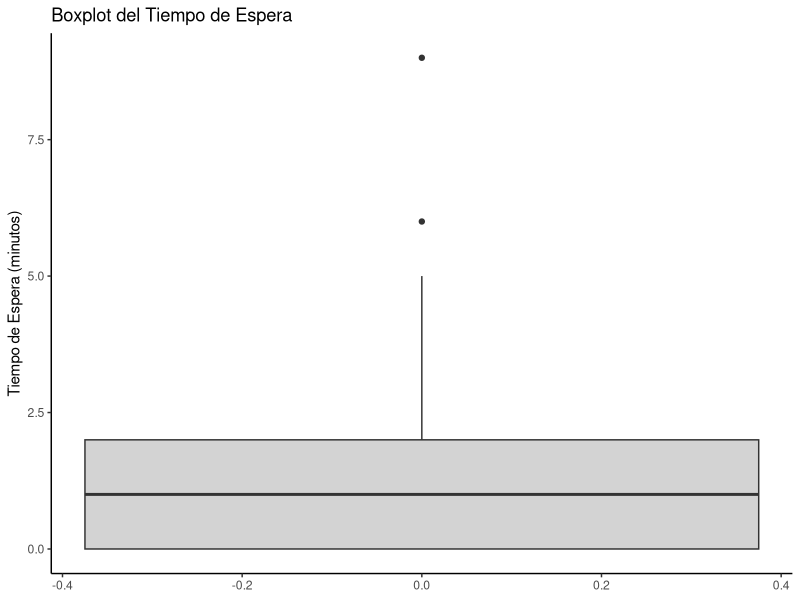
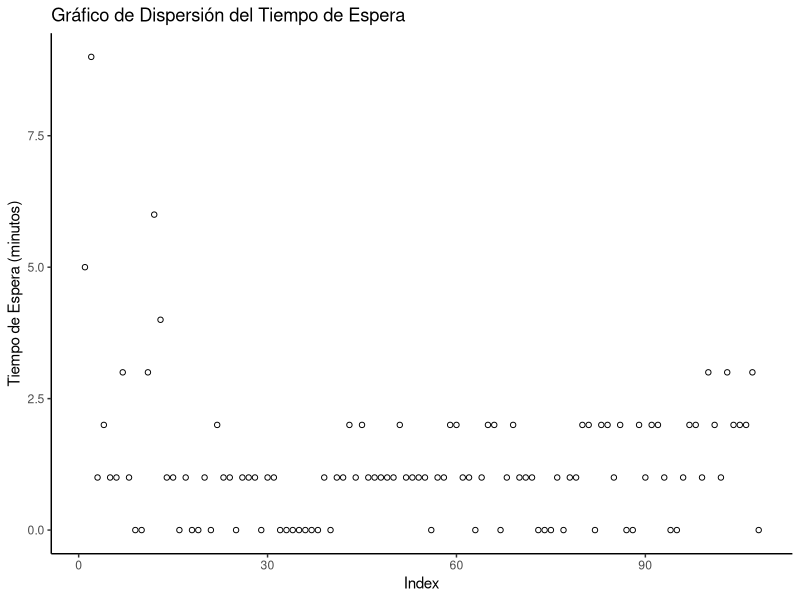
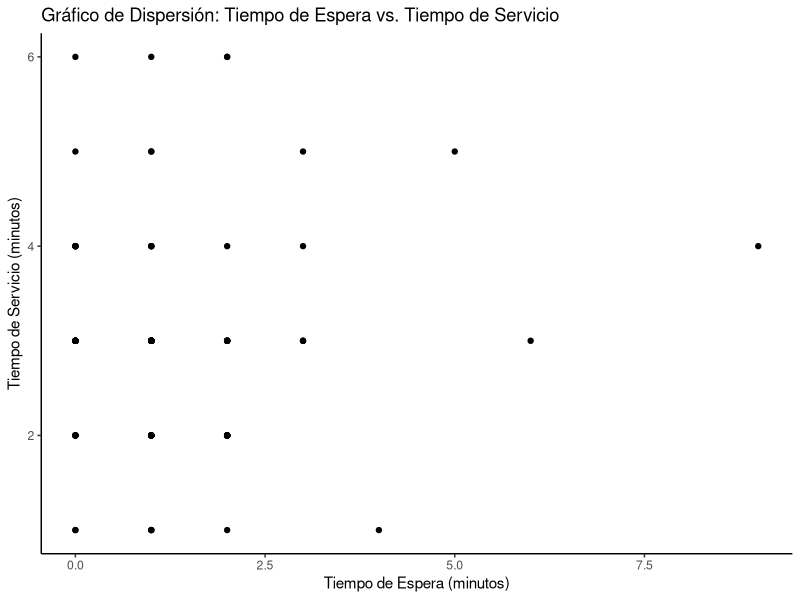
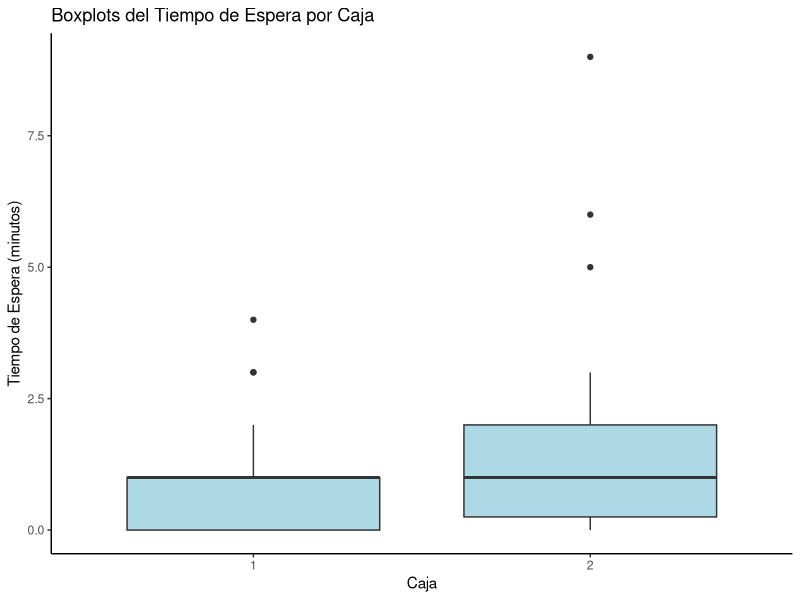
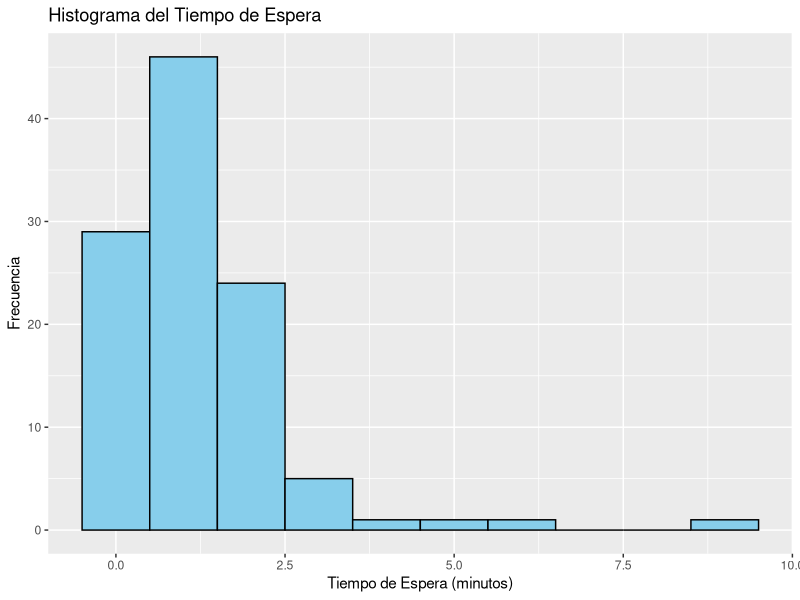
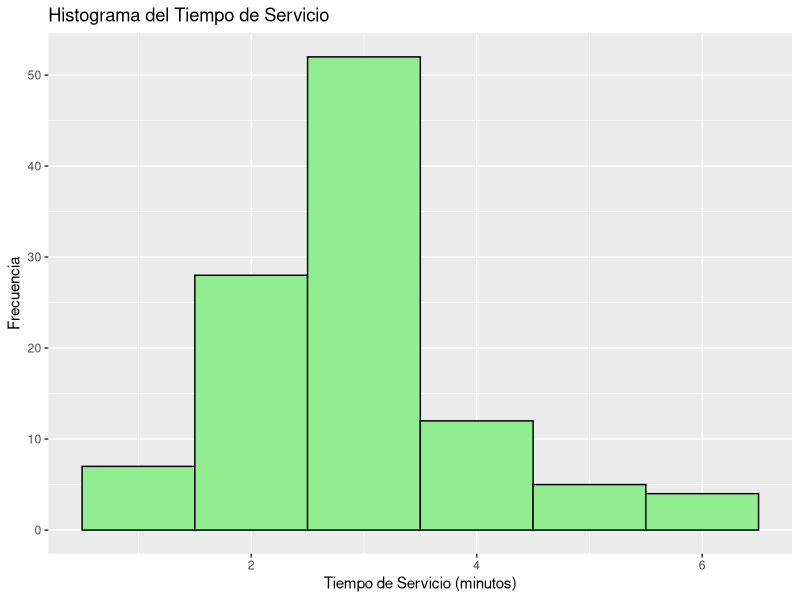
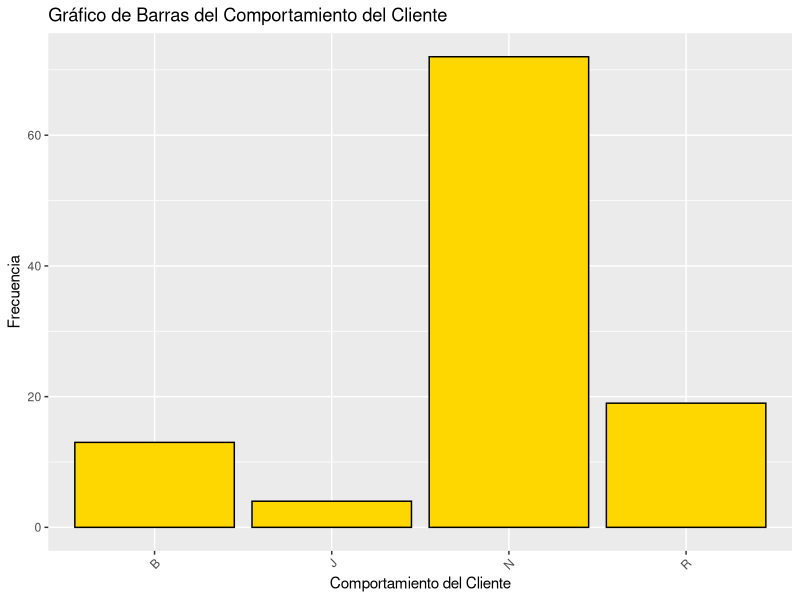

Recreate these plots in R, in order.
## ---- chunk 1
if (!require("tidyverse")) install.packages("tidyverse")
if (!require("lubridate")) install.packages("lubridate")
if(!require("ggplot2")) install.packages("ggplot2")

# Carga los paquetes
library(tidyverse)
library(lubridate)
library(ggplot2)

# Lee el archivo "data.csv"
df <- read_delim("data.csv")

df <- df %>%
 rename(`Tiempo de espera`=`Tiempo en cola (minutos)`)
# Convierte las columnas al tipo de dato datetime (asumiendo formato HH:MM:SS)
df <- df %>%
  mutate(
    `Hora de llegada` = hms(`Hora de llegada`),
    `Tiempo entre llegada` = hms(`Tiempo entre llegada`),
    `Hora de inicio de servicio` = hms(`Hora de inicio de servicio`),
    `Hora de salida` = hms(`Hora de salida`)
  )

# Calcula el tiempo de servicio en minutos
df <- df %>%
  mutate(`Tiempo de servicio` = as.numeric(`Hora de salida` - `Hora de inicio de servicio`) / 60)

# Calcula las estadísticas descriptivas
descriptive_stats <- df %>%
  summarise(
    across(
      c(`Tiempo de espera`, `Tiempo de servicio`),
      list(
        media = mean,
        desviacion_estandar = sd,
        minimo = min,
        q25 = ~ quantile(.x, 0.25),
        mediana = median,
        q75 = ~ quantile(.x, 0.75),
        maximo = max
      )
    )
  )

# Muestra las estadísticas descriptivas
print(descriptive_stats)

# Histogramas con títulos y etiquetas
histograma_tiempo_espera <- ggplot(df, aes(x = `Tiempo de espera`)) +
  geom_histogram(binwidth = 1, fill = "skyblue", color = "black") +
  labs(title = "Histograma del Tiempo de Espera", x = "Tiempo de Espera (minutos)", y = "Frecuencia")

histograma_tiempo_servicio <- ggplot(df, aes(x = `Tiempo de servicio`)) +
  geom_histogram(binwidth = 1, fill = "lightgreen", color = "black") +
  labs(title = "Histograma del Tiempo de Servicio", x = "Tiempo de Servicio (minutos)", y = "Frecuencia")

# Gráfico de barras para el comportamiento del cliente con título y etiquetas
grafico_barras_comportamiento <- ggplot(df, aes(x = `Comportamiento del cliente (Rening, Jockeying, Balking, Normal )`)) +
  geom_bar(fill = "gold", color = "black") +
  labs(title = "Gráfico de Barras del Comportamiento del Cliente", 
       x = "Comportamiento del Cliente", 
       y = "Frecuencia") +
  theme(axis.text.x = element_text(angle = 45, hjust = 1))

# Boxplot con título y etiquetas
ggplot(df, aes(y = `Tiempo de espera`)) + 
  geom_boxplot(fill = "lightgray") +
  labs(title = "Boxplot del Tiempo de Espera", y = "Tiempo de Espera (minutos)") +
  theme_classic()

# Gráfico de dispersión con título y etiquetas (corregido)
ggplot(df, aes(x = 1:nrow(df), y = `Tiempo de espera`)) + 
  geom_point(shape = 1) +  
  labs(title = "Gráfico de Dispersión del Tiempo de Espera", 
       x = "Index", 
       y = "Tiempo de Espera (minutos)") +
  theme_classic()

# Gráfico de dispersión Tiempo de espera vs Tiempo de servicio
ggplot(df, aes(x = `Tiempo de espera`, y = `Tiempo de servicio`)) +
  geom_point() +
  labs(title = "Gráfico de Dispersión: Tiempo de Espera vs. Tiempo de Servicio",
       x = "Tiempo de Espera (minutos)",
       y = "Tiempo de Servicio (minutos)") +
  theme_classic()

# Boxplots del Tiempo de espera por Caja
ggplot(df, aes(x = factor(`Caja`), y = `Tiempo de espera`)) +
  geom_boxplot(fill = "lightblue") +
  labs(title = "Boxplots del Tiempo de Espera por Caja", 
       x = "Caja", 
       y = "Tiempo de Espera (minutos)") +
  theme_classic()


# Guarda las gráficas (opcional)
ggsave("histograma_tiempo_espera.png", histograma_tiempo_espera)
ggsave("histograma_tiempo_servicio.png", histograma_tiempo_servicio)
ggsave("grafico_barras_comportamiento.png", grafico_barras_comportamiento)

# Calcular el tiempo entre llegadas en minutos
df <- df %>%
  mutate(`Tiempo entre llegada (minutos)` = as.numeric(`Tiempo entre llegada`) / 60)

# Calcular el tiempo de servicio en minutos
df <- df %>%
  mutate(`Tiempo de servicio (minutos)` = as.numeric(`Hora de salida` - `Hora de inicio de servicio`) / 60)

#1. Parámetros del modelo:
# Calcular la tasa de llegada (λ) por minuto
lambda <- 1 / mean(df$`Tiempo entre llegada (minutos)`)
# Calcular la tasa de servicio por cajero (μ) por minuto
mu <- 1 / mean(df$`Tiempo de servicio (minutos)`)

#2. P-valores:
# Tiempo promedio de espera:

rho <- lambda / (2 * mu)
tiempo_espera_teorico <- (rho^2 / (1 - rho)) * (1/mu) 

t.test(df$`Tiempo de espera`, mu = tiempo_espera_teorico)

#Longitud promedio de la cola:
longitud_cola_teorica <- 2 * rho^3 / (1 - rho)^2

t.test(df$`Número de clientes en cola al llegar`, mu = longitud_cola_teorica)

#Utilización de los cajeros:
rho <- lambda / (2 * mu)

#Probabilidad de espera:
probabilidad_espera <- rho^2 / (1 + rho^2)

#Diferencia en el tiempo de espera entre cajas:
t.test(df$`Tiempo de espera`[df$Caja == 1], df$`Tiempo de espera`[df$Caja == 2])

# Convertir 'Hora de llegada' a minutos desde la medianoche
df <- df %>%
  mutate(`Hora de llegada (minutos)` = as.numeric(hour(`Hora de llegada`)) * 60 + as.numeric(minute(`Hora de llegada`))) 

# Ajustar el modelo de regresión con la nueva variable
modelo_regresion <- lm(`Número de clientes en cola al llegar` ~ `Hora de llegada (minutos)`, data = df)

# Mostrar el resumen del modelo
summary(modelo_regresion)

# Crear una nueva variable con intervalos de tiempo (cada hora)
df <- df %>%
  mutate(`Hora de llegada (intervalo)` = cut(hour(`Hora de llegada`), breaks = seq(6, 10, by = 1), include.lowest = TRUE))

# Ajustar el modelo de regresión con la nueva variable
modelo_regresion <- lm(`Número de clientes en cola al llegar` ~ `Hora de llegada (intervalo)`, data = df)

# Mostrar el resumen del modelo
summary(modelo_regresion)
## ---- chunk 2
        cat("Tasa de llegada (λ):", lambda, "clientes por minuto\n")
## ---- chunk 3
        cat("Tasa de servicio por cajero (μ):", mu, "clientes por minuto\n")
